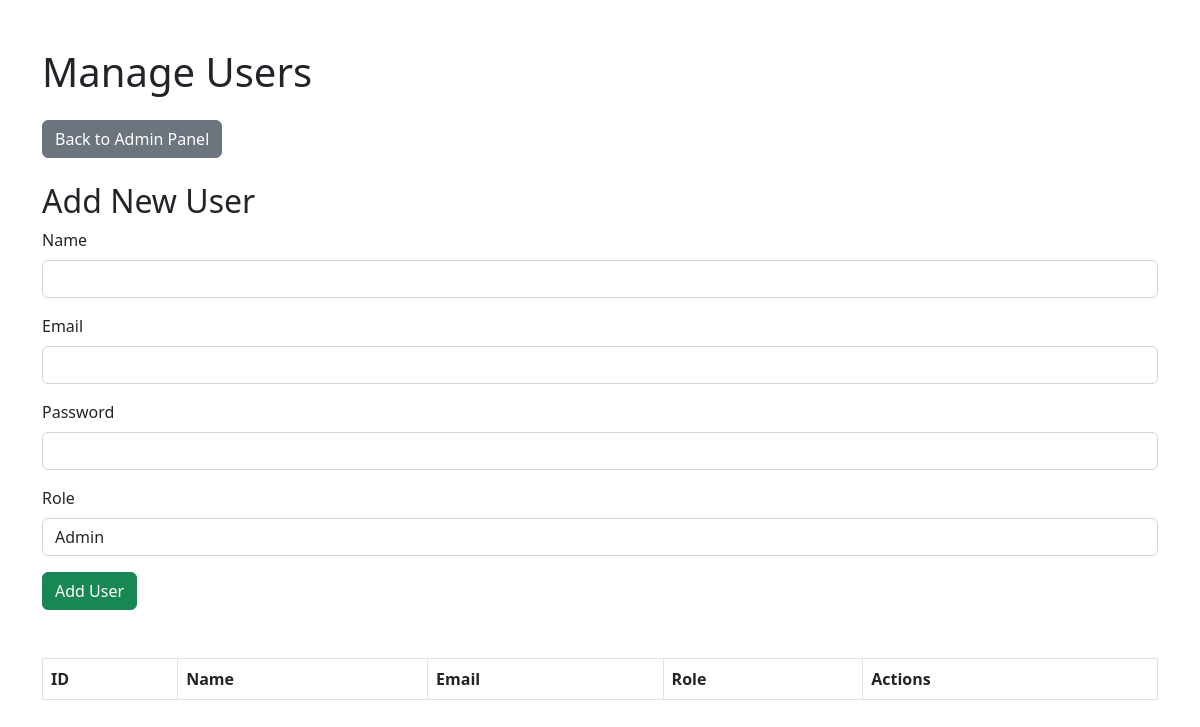
The app's page /manage_users.php, older data.
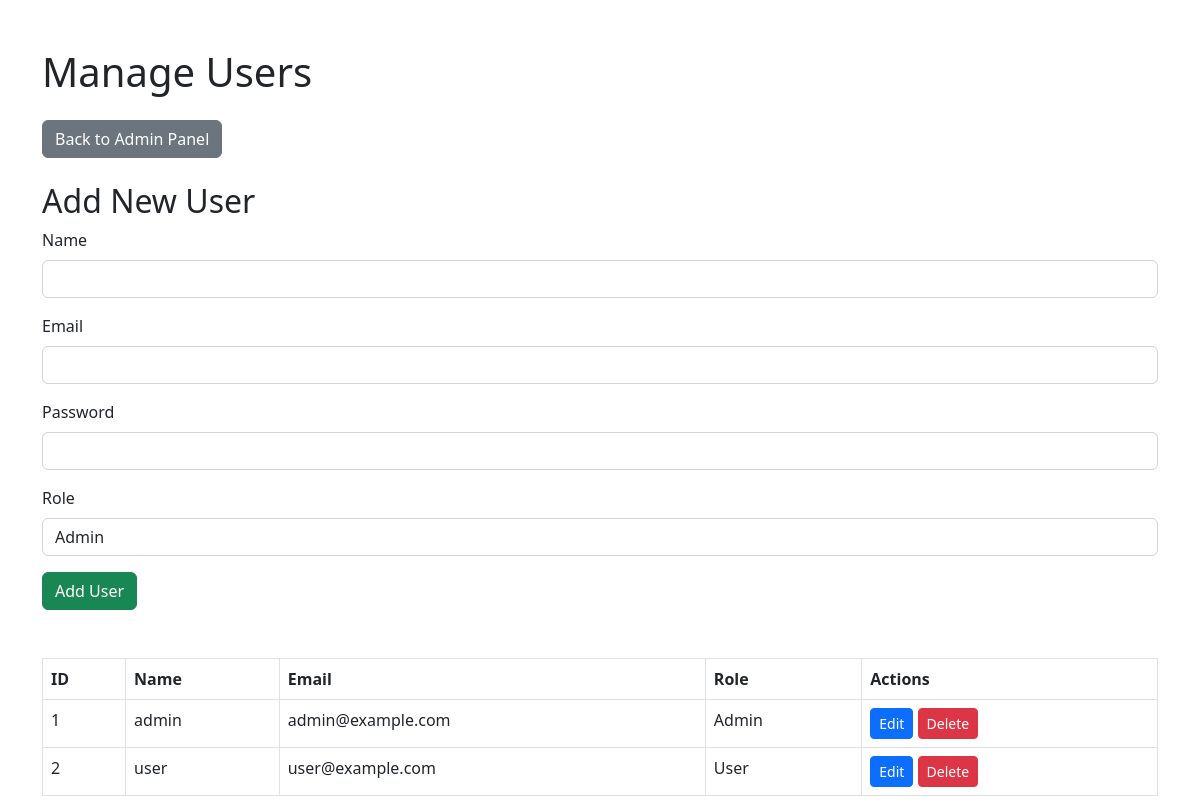
The same page, newer data.
### tables this page shows
CREATE TABLE IF NOT EXISTS `users` (
  `id` INT NOT NULL AUTO_INCREMENT,
  `name` VARCHAR(50) NOT NULL,
  `email` VARCHAR(100) NOT NULL,
  `password` VARCHAR(200) NOT NULL,
  `role` INT NOT NULL,
  `created_at` DATETIME NOT NULL,
  PRIMARY KEY (`id`));

### _inc/classes/Database.php (called while the page is built, shortened)
<?php
class Database {
    private $host = "localhost";
    private $db = "ebook_db";
    private $user = "root";
    private $pass = "";
    private $charset = "utf8";
    private $pdo;
    public function __construct() {
        $dsn = "mysql:host={$this->host};dbname={$this->db};charset={$this->charset}";
        try {
            $this->pdo = new PDO($dsn, $this->user, $this->pass);
            $this->pdo->setAttribute(PDO::ATTR_ERRMODE, PDO::ERRMODE_EXCEPTION);
        } catch (PDOException $e) {
            die('Connection failed: ' . $e->getMessage());
        }
    }
    public function getConnection() {
        return $this->pdo;
    }
}
?>

### manage_users.php (the view, shortened to what this page needs)
<?php
require_once ('_inc/classes/Database.php');
$db = new Database();
$stmt = $db->getConnection()->prepare("SELECT * FROM users");
$stmt->execute();
$users = $stmt->fetchAll(PDO::FETCH_ASSOC);
?>
<!DOCTYPE html>
<html lang="en">
<head>
    <link rel="stylesheet" href="css/bootstrap.min.css">
</head>
<body>
    <div class="container mt-5">
        <h1 class="mb-4">Manage Users</h1>
        <div class="mb-4">
            <a href="admin.php" class="btn btn-secondary">Back to Admin Panel</a>
        </div>
        <div class="mb-4">
            <h2>Add New User</h2>
            <form method="POST" action="">
                <div class="mb-3">
                    <label for="name" class="form-label">Name</label>
                    <input type="text" class="form-control" id="name" name="name" required>
                </div>
                <div class="mb-3">
                    <label for="email" class="form-label">Email</label>
                    <input type="email" class="form-control" id="email" name="email" required>
                </div>
                <div class="mb-3">
                    <label for="password" class="form-label">Password</label>
                    <input type="password" class="form-control" id="password" name="password" required>
                </div>
                <div class="mb-3">
                    <label for="role" class="form-label">Role</label>
                    <select class="form-control" id="role" name="role" required>
                        <option value="0">Admin</option>
                    </select>
                </div>
                <button type="submit" name="add_user" class="btn btn-success">Add User</button>
            </form>
        </div>
        <table class="table table-bordered mt-5">
            <thead>
                <tr>
                    <th>ID</th>
                    <th>Name</th>
                    <th>Email</th>
                    <th>Role</th>
                    <th>Actions</th>
                </tr>
            </thead>
            <tbody>
                <?php foreach ($users as $user): ?>
                    <tr>
                        <td><?php echo $user['id']; ?></td>
                        <td><?php echo htmlspecialchars($user['name']); ?></td>
                        <td><?php echo htmlspecialchars($user['email']); ?></td>
                        <td><?php echo $user['role'] == 0 ? 'Admin' : 'User'; ?></td>
                        <td>
                            <a href="edit_user.php?id=<?php echo $user['id']; ?>" class="btn btn-primary btn-sm">Edit</a>
                            <a href="manage_users.php?delete_id=<?php echo $user['id']; ?>" class="btn btn-danger btn-sm" onclick="return confirm('Are you sure you want to delete this user?')">Delete</a>
                        </td>
                    </tr>
                <?php endforeach; ?>
            </tbody>
        </table>
    </div>
</body>
</html>

Row changes from the older to the newer data that the page shows:
added users: id "1", name "admin", email "admin@example.com", role "Admin"
added users: id "2", name "user", email "user@example.com", role "User"
